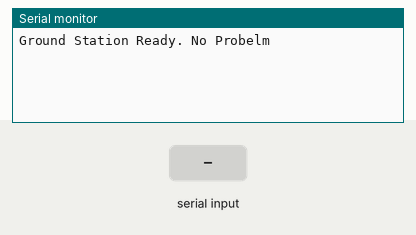
This sketch was run on a simulated ESP32. Shown: the last lines printed to the serial monitor. The inputs (shaded band) are chosen by the test bench.

Above: at 1.2 s.
1.3 s: "1\n" received over the second serial link
At 2.3 s:
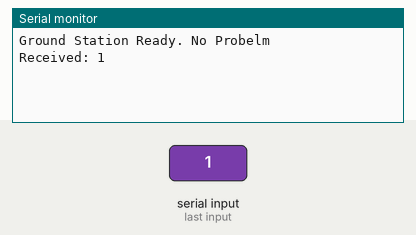
2.8 s: "0\n" received over the second serial link
At 3.4 s:
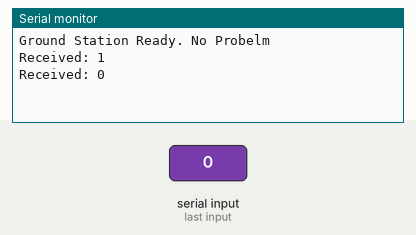
4.3 s: "2\n" received over the second serial link
At 5.8 s:
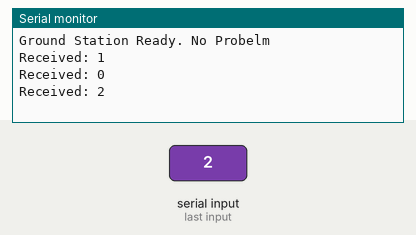

The sketch:

E32_Mision_Primaria_recieve_2_.ino
```cpp
#include <HardwareSerial.h>

HardwareSerial loraSerial(2);

#define LoraRX 16
#define LoraTX 17
void setup() {
  Serial.begin(115200);
  loraSerial.begin(9600, SERIAL_8N1, LoraRX, LoraTX);

  Serial.println("Ground Station Ready. No Probelm");
}

void loop() {

  if (loraSerial.available()) {

    String received = loraSerial.readStringUntil('\n');

    Serial.print("Received: ");
    Serial.println(received);
  }
}
```

Measured:
- after the input at 1.3 s, the serial monitor: prints a new line at once (image 1)
- after the input at 2.8 s, the serial monitor: prints a new line at once (image 2)
- after the input at 4.3 s, the serial monitor: prints a new line at once (image 3)
